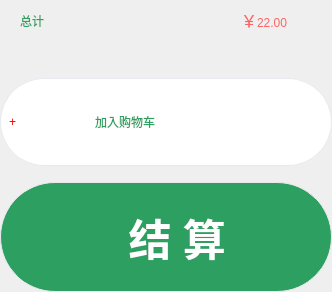
                     <widget class="QWidget" name="widget_44" native="true">
                      <layout class="QVBoxLayout" name="verticalLayout_19">
                       <property name="spacing">
                        <number>18</number>
                       </property>
                       <property name="leftMargin">
                        <number>0</number>
                       </property>
                       <property name="topMargin">
                        <number>0</number>
                       </property>
                       <property name="rightMargin">
                        <number>0</number>
                       </property>
                       <property name="bottomMargin">
                        <number>0</number>
                       </property>
                       <item>
                        <widget class="QWidget" name="widget_45" native="true">
                         <property name="minimumSize">
                          <size>
                           <width>332</width>
                           <height>60</height>
                          </size>
                         </property>
                         <property name="maximumSize">
                          <size>
                           <width>332</width>
                           <height>60</height>
                          </size>
                         </property>
                         <property name="styleSheet">
                          <string notr="true">QWidget#widget_31{
	background-color:rgb(242, 254, 244);
	border-radius: 20px;
}</string>
                         </property>
                         <layout class="QHBoxLayout" name="horizontalLayout_39">
                          <property name="spacing">
                           <number>0</number>
                          </property>
                          <property name="leftMargin">
                           <number>20</number>
                          </property>
                          <property name="topMargin">
                           <number>0</number>
                          </property>
                          <property name="rightMargin">
                           <number>44</number>
                          </property>
                          <property name="bottomMargin">
                           <number>15</number>
                          </property>
                          <item>
                           <widget class="QWidget" name="widget_46" native="true">
                            <layout class="QHBoxLayout" name="horizontalLayout_46">
                             <property name="spacing">
                              <number>0</number>
                             </property>
                             <property name="leftMargin">
                              <number>0</number>
                             </property>
                             <property name="topMargin">
                              <number>0</number>
                             </property>
                             <property name="rightMargin">
                              <number>0</number>
                             </property>
                             <property name="bottomMargin">
                              <number>3</number>
                             </property>
                             <item>
                              <widget class="QLabel" name="label_25">
                               <property name="minimumSize">
                                <size>
                                 <width>0</width>
                                 <height>0</height>
                                </size>
                               </property>
                               <property name="styleSheet">
                                <string notr="true">color:rgb(44, 159, 97);</string>
                               </property>
                               <property name="text">
                                <string>总计</string>
                               </property>
                              </widget>
                             </item>
                            </layout>
                           </widget>
                          </item>
                          <item>
                           <widget class="QWidget" name="widget_47" native="true">
                            <layout class="QHBoxLayout" name="horizontalLayout_40">
                             <property name="spacing">
                              <number>0</number>
                             </property>
                             <property name="leftMargin">
                              <number>0</number>
                             </property>
                             <property name="topMargin">
                              <number>0</number>
                             </property>
                             <property name="rightMargin">
                              <number>0</number>
                             </property>
                             <property name="bottomMargin">
                              <number>0</number>
                             </property>
                             <item>
                              <widget class="QWidget" name="widget_48" native="true">
                               <layout class="QHBoxLayout" name="horizontalLayout_45">
                                <property name="spacing">
                                 <number>0</number>
                                </property>
                                <property name="leftMargin">
                                 <number>0</number>
                                </property>
                                <property name="topMargin">
                                 <number>0</number>
                                </property>
                                <property name="rightMargin">
                                 <number>0</number>
                                </property>
                                <property name="bottomMargin">
                                 <number>5</number>
                                </property>
                                <item>
                                 <spacer name="horizontalSpacer_19">
                                  <property name="orientation">
                                   <enum>Qt::Vertical</enum>
                                  </property>
                                  <property name="sizeHint" stdset="0">
                                   <size>
                                    <width>195</width>
                                    <height>20</height>
                                   </size>
                                  </property>
                                 </spacer>
                                </item>
                                <item>
                                 <widget class="QLabel" name="menu_money_unit_l">
                                  <property name="minimumSize">
                                   <size>
                                    <width>0</width>
                                    <height>0</height>
                                   </size>
                                  </property>
                                  <property name="maximumSize">
                                   <size>
                                    <width>16777215</width>
                                    <height>16777215</height>
                                   </size>
                                  </property>
                                  <property name="font">
                                   <font>
                                    <family>Microsoft YaHei</family>
                                    <pointsize>12</pointsize>
                                   </font>
                                  </property>
                                  <property name="styleSheet">
                                   <string notr="true">color:rgb(255, 100, 100);</string>
                                  </property>
                                  <property name="text">
                                   <string>￥</string>
                                  </property>
                                 </widget>
                                </item>
                               </layout>
                              </widget>
                             </item>
                             <item>
                              <widget class="QLabel" name="menu_money_l">
                               <property name="minimumSize">
                                <size>
                                 <width>0</width>
                                 <height>0</height>
                                </size>
                               </property>
                               <property name="maximumSize">
                                <size>
                                 <width>16777215</width>
                                 <height>16777215</height>
                                </size>
                               </property>
                               <property name="styleSheet">
                                <string notr="true">color:rgb(255, 100, 100);</string>
                               </property>
                               <property name="text">
                                <string>22.00</string>
                               </property>
                              </widget>
                             </item>
                            </layout>
                           </widget>
                          </item>
                         </layout>
                        </widget>
                       </item>
                       <item>
                        <widget class="QWidget" name="widget_49" native="true">
                         <layout class="QVBoxLayout" name="verticalLayout_18">
                          <property name="spacing">
                           <number>16</number>
                          </property>
                          <property name="leftMargin">
                           <number>0</number>
                          </property>
                          <property name="topMargin">
                           <number>0</number>
                          </property>
                          <property name="rightMargin">
                           <number>0</number>
                          </property>
                          <property name="bottomMargin">
                           <number>0</number>
                          </property>
                          <item>
                           <widget class="QWidget" name="menu_add_cart_btn" native="true">
                            <property name="minimumSize">
                             <size>
                              <width>332</width>
                              <height>88</height>
                             </size>
                            </property>
                            <property name="maximumSize">
                             <size>
                              <width>332</width>
                              <height>88</height>
                             </size>
                            </property>
                            <property name="styleSheet">
                             <string notr="true">QWidget#menu_add_cart_btn{
	background-color:white;
	border: 1px solid rgb(232, 233, 239);
	border-radius:44px;

}</string>
                            </property>
                            <layout class="QHBoxLayout" name="horizontalLayout_24">
                             <item>
                              <widget class="QWidget" name="widget_100" native="true">
                               <property name="minimumSize">
                                <size>
                                 <width>80</width>
                                 <height>60</height>
                                </size>
                               </property>
                               <property name="maximumSize">
                                <size>
                                 <width>80</width>
                                 <height>60</height>
                                </size>
                               </property>
                               <layout class="QHBoxLayout" name="horizontalLayout_98">
                                <property name="spacing">
                                 <number>0</number>
                                </property>
                                <property name="leftMargin">
                                 <number>0</number>
                                </property>
                                <property name="topMargin">
                                 <number>0</number>
                                </property>
                                <property name="rightMargin">
                                 <number>0</number>
                                </property>
                                <property name="bottomMargin">
                                 <number>0</number>
                                </property>
                                <item>
                                 <widget class="QLabel" name="menu_add_cart_btn_add">
                                  <property name="styleSheet">
                                   <string notr="true">color:red;</string>
                                  </property>
                                  <property name="text">
                                   <string>+</string>
                                  </property>
                                 </widget>
                                </item>
                                <item>
                                 <widget class="QLabel" name="menu_add_cart_btn_icon">
                                  <property name="sizePolicy">
                                   <sizepolicy hsizetype="Preferred" vsizetype="Preferred">
                                    <horstretch>0</horstretch>
                                    <verstretch>0</verstretch>
                                   </sizepolicy>
                                  </property>
                                  <property name="minimumSize">
                                   <size>
                                    <width>40</width>
                                    <height>40</height>
                                   </size>
                                  </property>
                                  <property name="maximumSize">
                                   <size>
                                    <width>40</width>
                                    <height>40</height>
                                   </size>
                                  </property>
                                  <property name="sizeIncrement">
                                   <size>
                                    <width>0</width>
                                    <height>0</height>
                                   </size>
                                  </property>
                                  <property name="styleSheet">
                                   <string notr="true">border-image: url(:/icon/ic_menu_add_cart_btn.png);</string>
                                  </property>
                                  <property name="text">
                                   <string/>
                                  </property>
                                 </widget>
                                </item>
                               </layout>
                              </widget>
                             </item>
                             <item>
                              <widget class="QLabel" name="menu_add_cart_btn_name">
                               <property name="styleSheet">
                                <string notr="true">color:rgb(44, 159, 97);</string>
                               </property>
                               <property name="text">
                                <string>加入购物车</string>
                               </property>
                              </widget>
                             </item>
                            </layout>
                           </widget>
                          </item>
                          <item>
                           <widget class="QPushButton" name="menu_checkout_btn">
                            <property name="minimumSize">
                             <size>
                              <width>332</width>
                              <height>110</height>
                             </size>
                            </property>
                            <property name="maximumSize">
                             <size>
                              <width>332</width>
                              <height>110</height>
                             </size>
                            </property>
                            <property name="font">
                             <font>
                              <family>Microsoft YaHei</family>
                              <pointsize>32</pointsize>
                              <weight>75</weight>
                              <bold>true</bold>
                             </font>
                            </property>
                            <property name="styleSheet">
                             <string notr="true">QPushButton#menu_checkout_btn{
	background-color:rgb(44, 159, 97);
	border: 1px solid rgb(232, 233, 239);
	border-radius:55px;
	color:white;
}
QPushButton#menu_checkout_btn:pressed{
	background-color:white;
	border: 1px solid rgb(232, 233, 239);
	border-radius:55px;
	color:rgb(44, 159, 97);
}</string>
                            </property>
                            <property name="text">
                             <string>  结 算</string>
                            </property>
                            <property name="icon">
                             <iconset resource="../drawable/drawable.qrc">
                              <normaloff>:/icon/ic_menu_checkout_btn.png</normaloff>:/icon/ic_menu_checkout_btn.png</iconset>
                            </property>
                            <property name="iconSize">
                             <size>
                              <width>40</width>
                              <height>40</height>
                             </size>
                            </property>
                           </widget>
                          </item>
                         </layout>
                        </widget>
                       </item>
                      </layout>
                     </widget>
